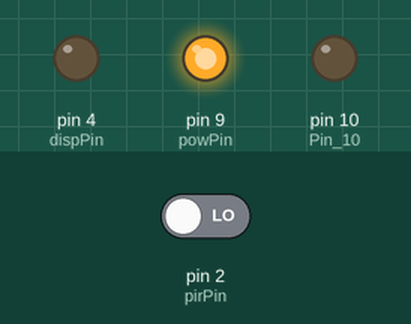
Simulated run of this sketch. Board: Arduino Uno, built with avr-gcc and run on an emulated ATmega328P. Shown: output pins drawn as LEDs (lit = HIGH). The inputs (shaded band) are chosen by the test bench; at power-on: pin 2 (pirPin) LOW. Storage starts empty; what the sketch prints to the serial monitor is not drawn.

Above: at 5.2 s.
At 6.9 s:
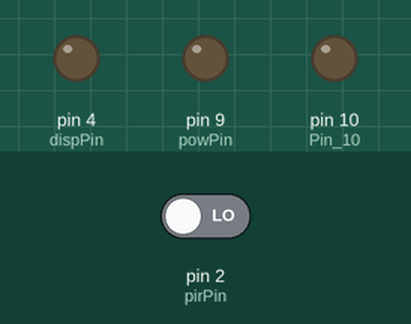
7.0 s: pin 2 (pirPin) driven HIGH
Timing chart, 0 to 10.0 s (numbered marks = the images above; inputs shaded):
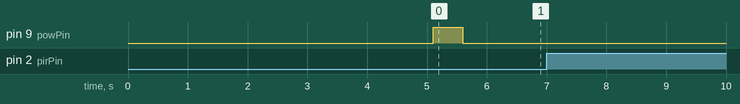

Measured:
- after the input at 7.0 s, every drawn part: stays the same

The sketch:

PIR_SD_Xiv_GPRS_INPROGRESS.ino
```cpp
#include <SD.h>
#include <SoftwareSerial.h>

// GPRS shield constants for software serial connection and power-on
const int rxPin = 7;
const int txPin = 8;
const int powPin = 9;  // Provides software power-on capability

SoftwareSerial gprsSerial(rxPin, txPin);  // Define software serial connection for GPRS

const int csPin = 10;  // Chip select for SD shield

// Define pin constants for sensor(s)
const int dispPin = 4;  // LED indicating state of motion sensor
const int pirPin = 2;  // Motion sensor pin

// Define storage variables
int pir = 0;  // Variable to store the read value
int pir1 = 0;  // Variable to store the previous value for comparison

File dataFile;  // Define variable as a file for data logging

void setup()
{
  // Define necessary pin modes
  pinMode(rxPin, INPUT);
  pinMode(txPin, OUTPUT);
  pinMode(powPin, OUTPUT);

  Serial.begin(19200);

  Serial.print("Warming up motion sensor... ");
  delay(5000);  // Should be ~20 sec on first boot, but set low for debugging
  Serial.println("Motion sensor ready.");
  Serial.println();

  // Power up GPRS using software, if necessary
  Serial.print("Powering up GPRS...");
  powerUp();
  Serial.println("GPRS powered on.");
  Serial.println();

  gprsSerial.begin(19200);  // Initiate software serial connection for GPRS

  Serial.println("GPRS connection initialized.");
  Serial.println();

  Serial.print("Initializing SD card...");

  pinMode(10, OUTPUT);  // Pin 10 (chip select) must be set to OUTPUT even if unused

  if(!SD.begin(csPin))
  {
    Serial.println("card failed or not present.");
    delay(1000);
    return;
  }

  Serial.println("card initialized.");
  Serial.println();

  pinMode(dispPin, OUTPUT);  // Sets digital pin 4 as output for LED indicator
  pinMode(pirPin, INPUT);  // Sets digital pin 2 as input for PIR sensor
}

void loop()
{
  String dataString = "";

  pir = digitalRead(pirPin);

  if(pir != pir1)
  {
    Serial.print("PIR state via digitalRead(): ");
    Serial.println(pir);

    dataString += String(pir);

    dataFile = SD.open("DATALOG.TXT", FILE_WRITE);

    if(dataFile)
    {
      dataFile.println(dataString);
      dataFile.close();
      Serial.print("PIR state written to dataString/SD card: ");
      Serial.println(dataString);
    }
    else
    {
      Serial.println("Error opening DATALOG.TXT!");
    }
    pir1 = pir;
  }
}

// Software start-up function for GPRS shield
void powerUp()
{
  digitalWrite(powPin, LOW);
  delay(100);
  digitalWrite(powPin, HIGH);
  delay(500);
  digitalWrite(powPin, LOW);
  delay(100);
}
```
